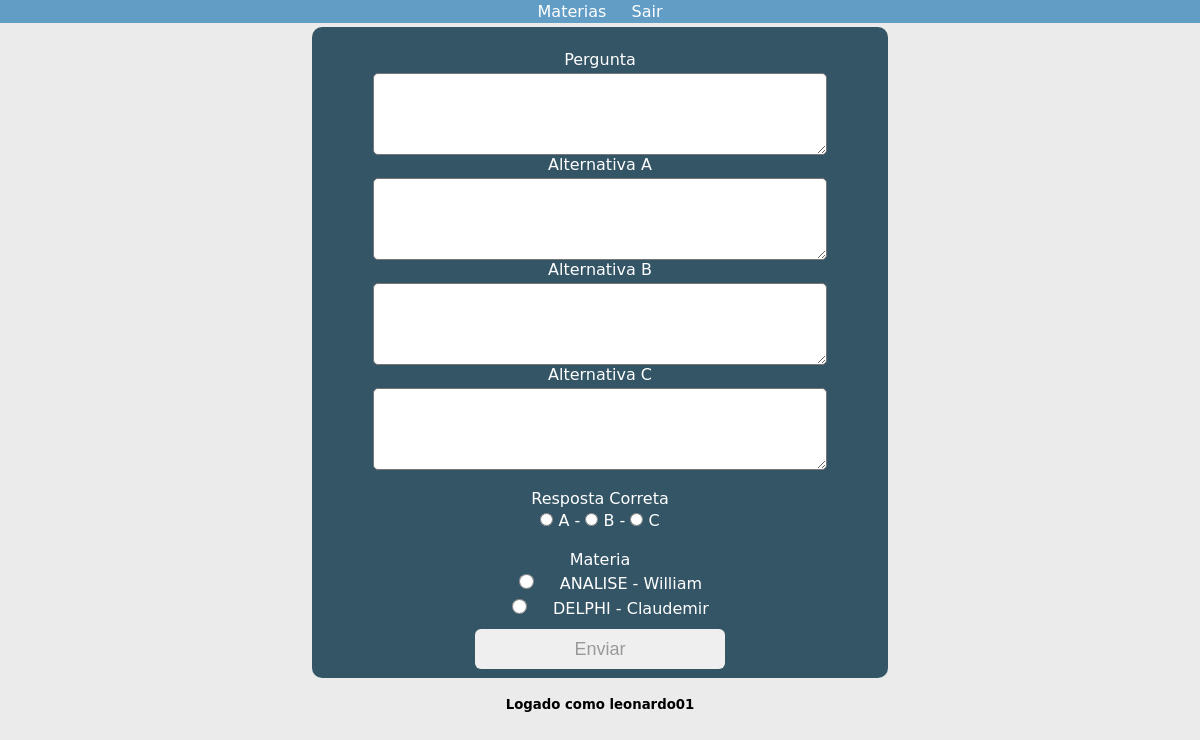
The page /cadastrar_pergunta.php (signed in) on the database its author committed.
### tables this page shows
CREATE TABLE IF NOT EXISTS `materias` (
  `cod_materia` int(11) NOT NULL AUTO_INCREMENT,
  `nome_materia` varchar(30) NOT NULL,
  PRIMARY KEY (`cod_materia`)
);

### views/cadastrar_pergunta.php (the view, shortened to what this page needs)
<?php
	include("header.php");
?>
<div id="menu">
			<?php
                include("includes/menu.php");
            ?>
</div>
<div id="principal">
	<?php
		if($nivel == 2 || $nivel == 3){
	?>
<div class="cadastrar">
	<form action="cadastrar_pergunta.php?acao=cadastrarPergunta" method="post" name="enviar" ><br>
		<label>Pergunta</label><br>
		<textarea rows="5" cols="80%" name="pergunta" id="pergunta" value="" maxlength="300"></textarea><br>
		<label>Alternativa A</label><br>
		<textarea rows="5" cols="80%" name="alternativaA" class="alternativa" maxlength="300"></textarea><br>
		<label>Alternativa B</label><br>
		<textarea rows="5" cols="80%" name="alternativaB" class="alternativa" maxlength="300"></textarea><br>
		<label>Alternativa C</label><br>
		<textarea rows="5" cols="80%" name="alternativaC" class="alternativa" maxlength="300"></textarea><br>
		<input type="text" name="usuario" id="usuario" value="<?php echo $usuario; ?>" hidden></textarea><br>
		Resposta Correta<br>
		<input type="radio" name="certa" id="A" value="A"> A  -
		<input type="radio" name="certa" id="B" value="B"> B  -
		<input type="radio" name="certa" id="C" value="C"> C<br><br>
		Materia<br>
		<?php
			$conectar=new DB;
			$conexao=$conectar->conectar();
			$sql = mysqli_query($conexao, "SELECT * FROM materias");
			while($row=mysqli_fetch_array($sql)){
				$cod=$row['cod_materia'];
				$nome=$row['nome_materia'];
			echo '<input type="radio" name="materia" class="materias" value="'.$cod.'">'.'  '.$nome.'<br>';
			}
		?>
		<input type="submit" class="sb bradius" value="Enviar"/>
	</form>
</div>
		<?php
		include("includes/fim.php");
		} ?>
</div>
</body>
</html>

### css/estilos.css (style rules this page uses)
* { margin:0; padding:0; outline:none; list-style:none; }
body,#principal { font-family: "Lucida Grande", "Lucida Sans Unicode", "Lucida Sans", "DejaVu Sans", Verdana, sans-serif ; background-color: #EBEBEB; margin:0 auto; }
#principal { width:80%; }
.materias { text-align: right; width: 10%; height: 15px; clear: both; background-color: transparent; position: relative; white-space: nowrap; }
.bradius { border-radius: 6px; -wekit-border-radius: 6px; -moz-border-radius: 6px; }
input,textarea { margin: 5px auto; font-size:14px; }
.sb { display: block; border: none; width: 250px; height: 40px; margin-top: 10px; cursor: pointer; font-size: 18px; color: #999; }
.cadastrar { margin:4px auto 0 auto; width:60%; background-color:#345566; border-radius:10px; text-align:center; color:#ffffff; vertical-align:middle; }
.alternativa,#pergunta { margin:4px auto 0 auto; width:80%; border-radius:5px; }
form { margin:0; padding:4px; }

### rows shown on the page
materias: nome_materia "ANALISE - William"
materias: nome_materia "DELPHI - Claudemir"

### other values the page prints
$usuario "leonardo01"
